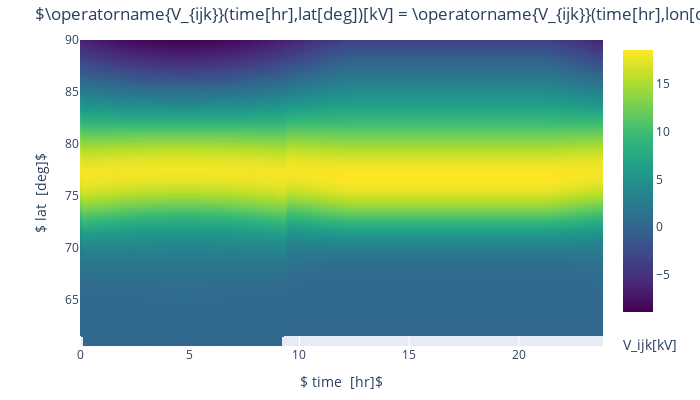

The notebook cell this image was saved under:
### Code cell
fig = kamodo_object.plot('V_ijk', plot_partial={'V_ijk': {'lon': -70.2}})
fig.update_traces(colorscale="Viridis", ncontours=200, contours=dict(coloring="fill", showlines=False))
fig

### Figure 1 — Plotly figure (JSON) as saved in the notebook; plotly's stock layout.template omitted (floating-point values rounded to 4 significant figures; data arrays with more than 128 entries replaced by an {"elided": "..."} marker saying what was removed)
{"data": [{"colorbar": {"title": {"side": "bottom", "text": "V_ijk[kV]"}}, "colorscale": [[0, "#440154"], [0.1111, "#482878"], [0.2222, "#3e4989"], [0.3333, "#31688e"], [0.4444, "#26828e"], [0.5556, "#1f9e89"], [0.6667, "#35b779"], [0.7778, "#6ece58"], [0.8889, "#b5de2b"], [1, "#fde725"]], "contours": {"coloring": "fill", "showlines": false}, "meta": "2d-grid", "ncontours": 200, "type": "contour", "x": {"elided": "144 float values"}, "y": [60.5, 61.4, 61.5, 62.5, 63.5, 64.5, 65.5, 66.5, 67.5, 68.5, 69.5, 70.5, 71.5, 72.5, 73.5, 74.5, 75.5, 76.5, 77.5, 78.5, 79.5, 80.5, 81.5, 82.5, 83.5, 84.5, 85.5, 86.5, 87.5, 88.5, 89.5, 90], "z": {"elided": "32x144 float values"}}], "layout": {"autosize": false, "height": 400, "margin": {"b": 32, "pad": 0, "r": 30, "t": 40}, "title": {"text": "$\\operatorname{V_{ijk}}(time[hr],lat[deg])[kV] = \\operatorname{V_{ijk}}(time[hr],lon[deg],lat[deg])[kV] = \\lambda{\\left(time,lon,lat \\right)}, lon = -70.2$"}, "width": 700, "xaxis": {"title": {"text": "$ time  [hr]$"}}, "yaxis": {"title": {"text": "$ lat  [deg]$"}}}}
